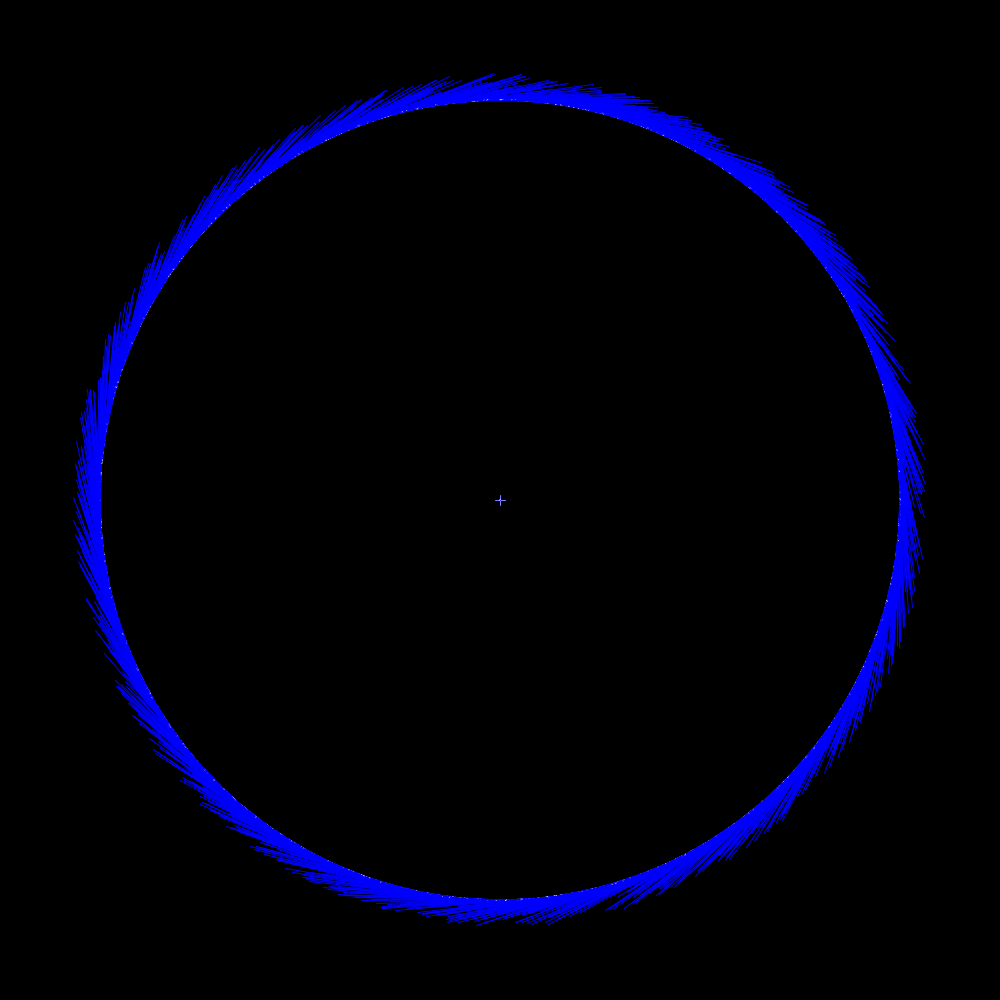
Frame 1 (no input)
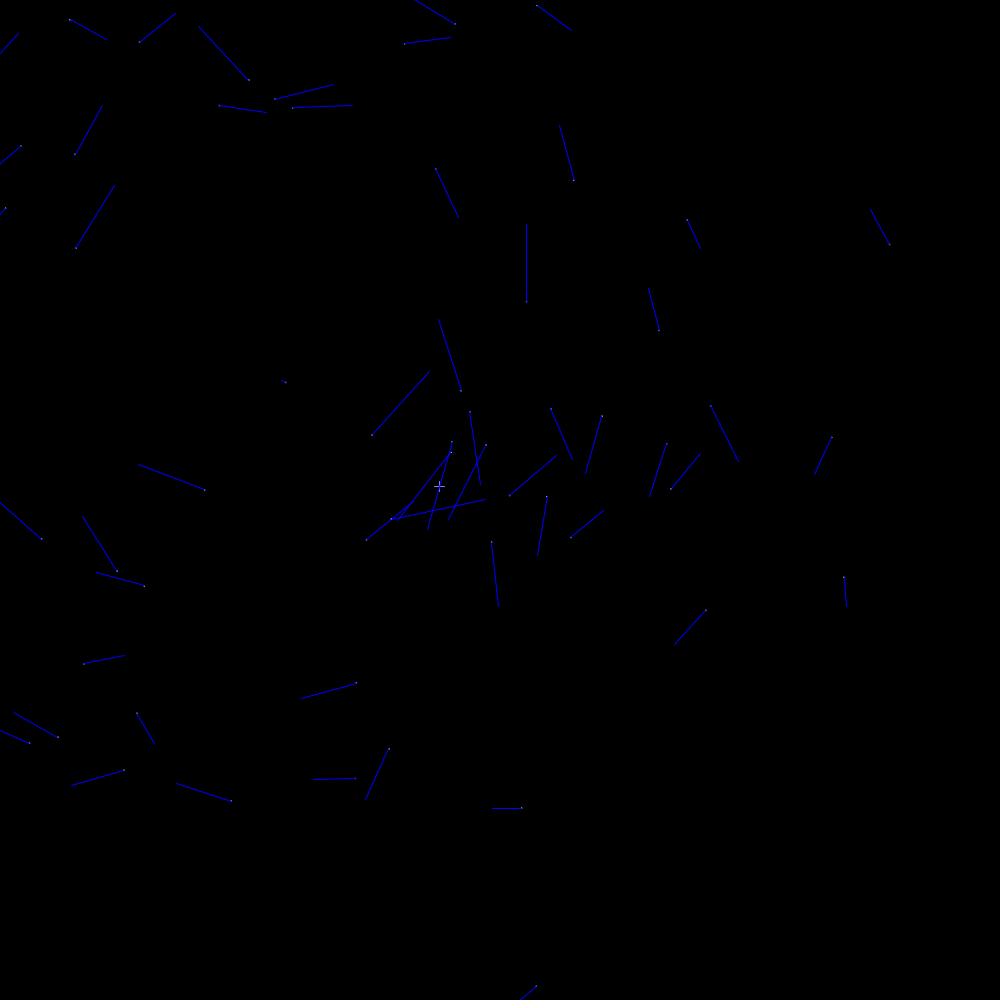
Frame 60 (the mouse pressed at the canvas centre just before this capture)
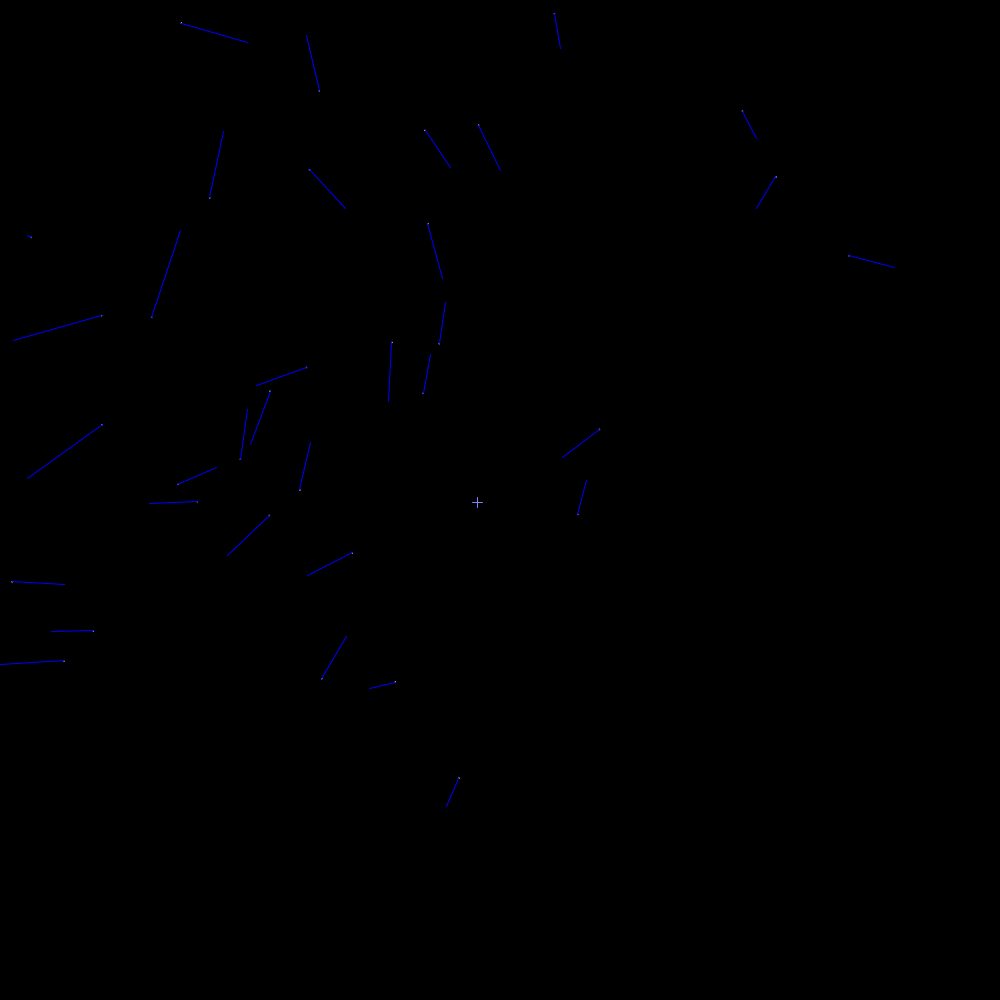
Frame 120 (the mouse held since frame 60 and released just before this capture)

The Processing sketch that drew these frames (run headless with seeded random() and noise(); from frame 60 on, the mouse is pressed at the canvas centre):

// Processing sketch: solarSystem
// ── solarSystem.pde
BSystem uni = new BSystem();
float spd_scale = 1.0;
float scale = 1.0/1000.0;

boolean show_speed = true;
boolean running = false;
int traceLength = 10;
float framerate = 5;

void setup(){
  size(1000, 1000);
  
  Body earth = new Body(10000, new PVector(0, 0), new PVector(0, 0));
  uni.addBody(earth);
  
  int nBodies = 2000;
  for (int i = 0; i < nBodies; i++) {
    float r = 400;
    float a = random(2 * PI);
    float s = map(random(1), 0, 1, 50, 150);
    uni.addBody(new Body(1, new PVector(r*cos(a), r*sin(a)), new PVector(s*cos(a+PI/2), s*sin(a+PI/2))));
  }
  frameRate(framerate);
  //running ? loop(): noLoop();
}
    
void draw(){
  background(0);
  translate(width/2, height/2);
  uni.show();      
  uni.update();
}

void keyPressed() {
  switch(key){
   case 'v': case 'V': show_speed = !show_speed; break;
   case 'z': case 'Z': framerate *= 1.5; break;
   case 's': case 'S': framerate /= 1.5; break;
  }
}
// ── BSystem.pde
class BSystem {
  ArrayList<Body> bodies;
  PVector centerOfMass;


  BSystem() {
    this.bodies = new ArrayList<Body>();
  }

  PVector centerOfMass() {
    PVector cm = new PVector();
    float totalMass = 0.0;
    
    for (Body b : this.bodies) {
      //print(" + " + printPV(b.pos) + " * " + b.mass);
      cm.add(b.pos).mult(b.mass);
      totalMass += b.mass;
    }
    cm.div(totalMass);
    //println(" / " + totalMass + " = " + printPV(cm));
    return cm;
  }


  void addBody(Body b) {
    this.bodies.add(b);
  }

  void calcForces() {
    for (Body a : this.bodies) {
      for (Body b : this.bodies) {
        if (a != b) {
          a.applyForce( gravitation(a, b));
        }
      }
    }
  }

  void update() {
    calcForces();
    for (Body b : this.bodies) {
      b.update();
    }
  }


  void show() {
    stroke(128, 128, 255);
    PVector cm = this.centerOfMass();
    line(cm.x, cm.y-5, cm.x, cm.y+5);
    line(cm.x-5, cm.y, cm.x+5, cm.y);
    //translate(this.centerOfMass().x, this.centerOfMass().y);
    for (Body b : this.bodies) {
      b.show();
    }
  }
} // class BSystem
// ── body.pde
class Body {
  float mass;
  PVector pos;
  PVector spd;
  PVector acc;
  ArrayList<PVector> trace;
   
  Body(float mass, PVector pos, PVector spd){  
    this.mass = mass;
    this.pos = pos;
    this.spd = spd;
    this.acc = new PVector(0.0, 0.0);
    this.trace = new ArrayList<PVector>(traceLength);
  }
  
  float radius(){
   return 3.0 * pow(mass, 1/3) / 4.0; 
  }
  
  void show(){
    fill(255);
    float diam = 3.0 * pow(mass, 1/3) / 2.0;
    noStroke();
    ellipse(this.pos.x, this.pos.y, diam, diam);
    this.showSpeed();
    
  }
  
  void showSpeed(){
    if (show_speed) {
      stroke(0, 0 ,255);
      line(this.pos.x, this.pos.y, this.pos.x + this.spd.x * spd_scale, this.pos.y + this.spd.y * spd_scale);
    }
  }
    
  
  String toString(){
    String s = "";
    s += "Mass=" + this.mass;
    s += " Pos=" + printPV(this.pos);
    s += " Spd=" + printPV(this.spd);
    s += " Acc=" + printPV(this.acc);
    return s;
  }
  
  void update(){
    this.spd.add(this.acc);
    this.pos.add(this.spd);
    this.acc.mult(0);
  }
  
  void applyForce(PVector f){
    this.acc.add(f.div(this.mass));
  }
  
} // class Body
// ── force.pde

PVector gravitation(Body a, Body b) {
  float G = 100.0;
  PVector ab = PVector.sub(a.pos, b.pos);  
  float d = ab.mag();
  assert (d != 0); 
  ab.normalize();
  return ab.mult(-G * a.mass * b.mass / (d*d));
}
// ── util.pde
String printPV( PVector a) {
  return ("(" + a.x + ", " + a.y + ") ");
}
